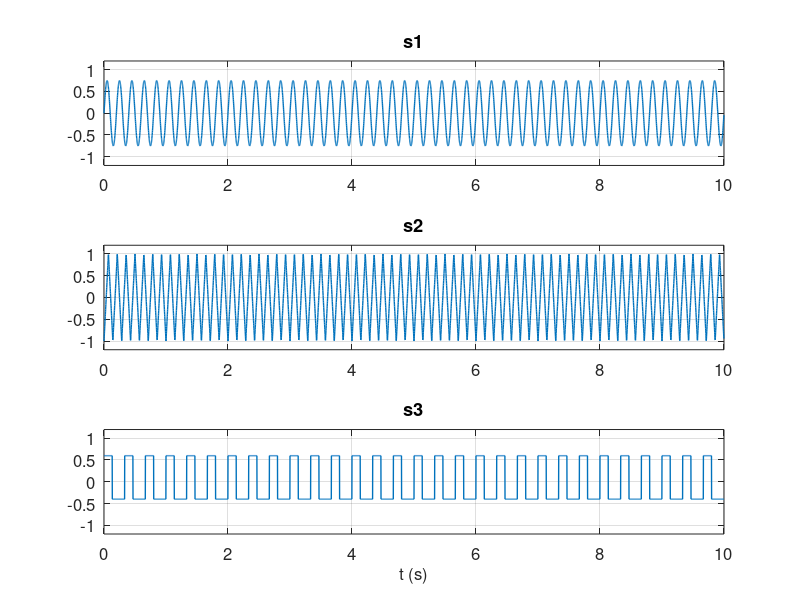
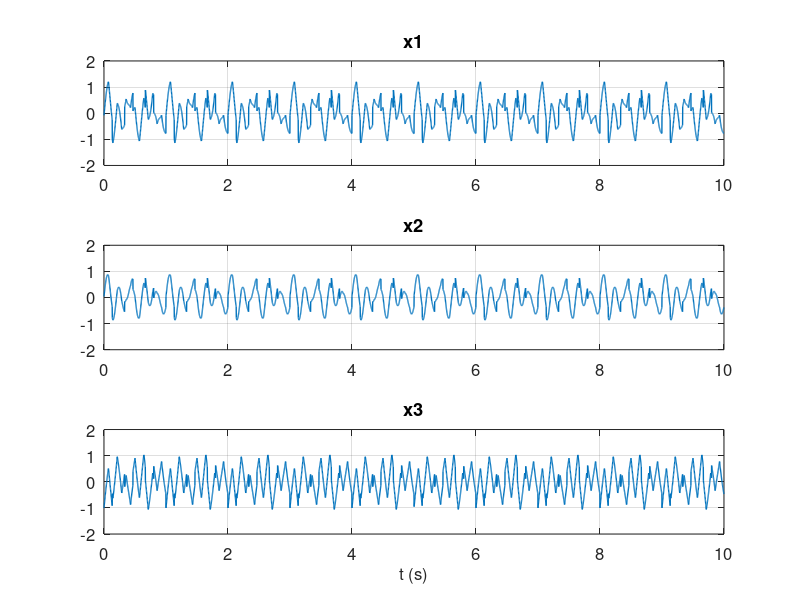
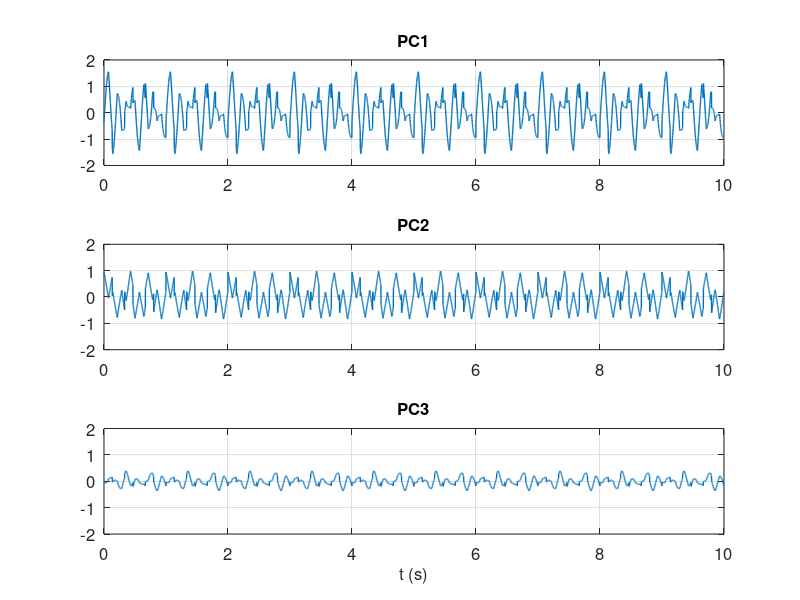
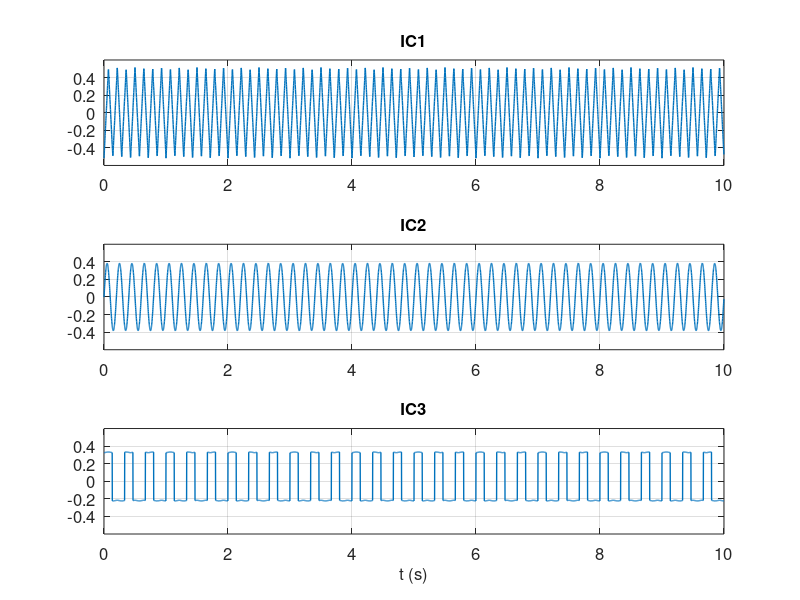

The MATLAB source for these figures, in order:
%% SOLUTION OF EXERCISE 2 - Suggestion: run one section at a time

%% Exercise 2 Point 1 - Generate and plot the independent signals S and their mixtures X (3 vars)

clear 
close all
clc

Fs=500;
t=[0:1/Fs:10-1/Fs];

amp1=0.75;  %amplitude of sine wave
f1=5;       %frequency of sine wave
s1=amp1*sin(2*pi*f1*t); %sine wave
amp2=1;     %amplitude of triangle wave
f2=7;       %frequency of triangle wave
s2=amp2*sawtooth(2*pi*f2*t,0.5); %triangle wave
amp3=0.5;   %amplitude of square wave
f3=3;       %frequency of sqaure wave
s3=amp3*square(2*pi*f3*t,40); %square wave

S=[s1;s2;s3];  %the three independent signals; S is a n=3 x m=5000 matrix
S=S-mean(S,2); %centering 

A=[0.5 0.5 0.7      %the mixing matrix
   0.7 0.2 0.4
   0.2 0.7 -0.5];

X=A*S;      %the artificial data X generated by mixing s1,s2,s3 via matrix A 
            %Being S centered, also X is centered (zero-mean)

% plot  the three independent signals s1,s2,s3
figure
for i=1:3
    subplot(3,1,i)
    plot(t,S(i,:),'linewidth',1)
    grid
    ylim([-1.2 1.2])
    title(['s',num2str(i)])
    set(gca,'fontsize',12)
end
xlabel('t (s)','fontsize',12)

% plot  the data X (r=n=3 signals)
[n,m]=size(X);

figure
for i=1:n
    subplot(n,1,i)
    plot(t,X(i,:),'linewidth',1)
    grid
    ylim([-2 2])
    title(['x',num2str(i)])
    set(gca,'fontsize',12)
end
xlabel('t (s)','fontsize',12)

%% Exercise 2  Points 2 and 3 - Principal Component Analysis 

Cx=cov(X');     % covariance matrix of X
[V,D]=eig(Cx); % produces a diagonal matrix D of the eigenvalues of Cx and 
               % a full matrix V whose columns are the corresponding
               % eigenvectors. Note: the eigenvalues along the diagonal in D are in increasing order 
L=flipud(fliplr(D)); % In this way, L is a diagonal matrix containing
                     % the eigenvalues along the diagonal in decreasing order
F=fliplr(V);         % F contains the eigenvectors (in columns) associated to the eigenvalues in L

Y=F'*X;  % Y contains the three principal components of X(each row is a principal component)

% or you can replace the previous three instructions with
% F=V';
% Y=F'*X;
% Y=flipud(Y); % Y are ordered so that var(Y(1,:))>var(Y(2,:))>var(Y(3,:)) 

[n,m]=size(Y);

figure
for i=1:n
    subplot(n,1,i)
    plot(t,Y(i,:),'linewidth',1);
    set(gca,'fontsize',12)
    grid
    title(['PC',num2str(i)],'fontsize',12)
    ylim([-2 2])
end
xlabel('t (s)','fontsize',12)

% The PCs are very different from the original independent
% components S (each PC is still a linear combination of the three original components s1, s2, s3):
% the PCs are uncorrelated but not independent.
%% Exercise 2  Points 4 and 5- Obtain the demixing matrix of X using EEGLAB and compute the independent components

% First, save the datased X in a .mat file
% comment the save istruction after the first use

% save dataX_ex2.mat X 

% Before executing the steps below, it is necessary to use EEGLAB to
% estimate the demixing matrix of X. Import in EEGLAB the data cointained in dataX_ex2.mat.  
% Then apply the ICA by using the options
% 'extended',1,'bias','off','rndreset','no' 
% Finally, following the instructions in Laboratory_Exercise2.pdf, export the computed demixing matrix
% in a .txt file using  'File>Export>Weight matrix to text file'.
% Here, the demixing matrix obtained by EEGLAB was saved in
% matrixW_X_ex.2.txt 

load matrixW_X_ex2.txt

W=matrixW_X_ex2; %demixing matrix of X (is a 3 x 3 matrix)
IC=W*X;  % IC has size n x m (n=3); it contains the estimated independent components (each row is an IC).
% Note that here, to reconstruct the ICs, the demixing matrix must be
% applied to X, since the Independent Component Analysis in EEGLAB was applied to X

[n,m]=size(IC);
figure
for i=1:n
    subplot(n,1,i)
    plot(t,IC(i,:),'linewidth',1);
    set(gca,'fontsize',12)
    grid
    title(['IC',num2str(i)],'fontsize',12)
    ylim([-0.6 0.6])    
end
xlabel('t (s)','fontsize',12)

%% Exercise 2 Point 6 to 8 - Generate and plot the mixtures X (5 vars), compute and plot the PCs

A=[0.5 0.5 0.7      %the mixing matrix
   0.7 0.2 0.4
   0.2 0.7 -0.5
  -0.6 0.3 0.2
   0.1 -0.5 0.4];

X=A*S;      %the artificial data X generated by mixing  s1,s2,s3 via matrix A 
            %Being S centered, also X is centered (zero-mean)

% plot the data X (n=5 signals)
[n,m]=size(X);

figure
for i=1:n
    subplot(n,1,i)
    plot(t,X(i,:),'linewidth',1)
    grid
    ylim([-2 2])
    title(['x',num2str(i)])
    set(gca,'fontsize',12)
end
xlabel('t (s)','fontsize',12)

%%% Principal Component Analysis %%%
Cx=cov(X');     % covariance matrix of X
[V,D]=eig(Cx); % produces a diagonal matrix D of the eigenvalues of Cx and 
               % a full matrix V whose columns are the corresponding
               % eigenvectors. Note: the eigenvalues in D are in increasing order 
L=flipud(fliplr(D)); % In this way, L is a diagonal matrix containing
                     % the eigenvalues in decreasing order
F=fliplr(V);         % F contains the eigenvectors (in columns) associated to the eigenvalues in L

Y=F'*X;  % Y contains the five principal components (each row is a principal component)

% or you can replace the previous three instructions with
% F=V';
% Y=F'*X;
% Y=flipud(Y); % Y are ordered so that var(Y(1,:))>var(Y(2,:))>...>var(Y(5,:)) 

[n,m]=size(Y);
figure
for i=1:n
    subplot(n,1,i)
    plot(t,Y(i,:),'linewidth',1);
    set(gca,'fontsize',12)
    grid
    title(['PC',num2str(i)],'fontsize',12)
    ylim([-2 2])
end
xlabel('t (s)','fontsize',12)

% PCA is able to recognize that three PCs explain all the original dataset X.
% However, the first three PCs are still very different from the original independent
% components s1, s2, s3 (each PC is still a linear combination of the original s1, s2, s3 ):
% the PCs are uncorrelated but not independent. 

%% Exercise 2  Points 9 and 10- Obtain the demixing matrix of the first three PCs Y(1:3,:) using EEGLAB and compute the independent components

% First, save the first three PCs in a .mat file
% comment the save istruction after the first use
Y3=Y(1:3,:);
%save PC3_ex2.mat Y3  
% 
% Before executing the steps below, it is necessary to use EEGLAB to
% estimate the demixing matrix of Y3. Import in EEGLAB the data cointained in PC3_ex2.mat.  
% Then apply the ICA by using the options
% 'extended',1,'bias','off','rndreset','no'
% Finally, following the instructions in Laboratory_Exercise2.pdf, export the computed demixing matrix
% in a .txt file using  'File>Export>Weight matrix to text file'.
% Here, the demixing matrix obtained by EEGLAB was saved in
% matrixW_PC3_ex.2.txt 

load matrixW_PC3_ex2.txt

W=matrixW_PC3_ex2; %demixing matrix of Y3 (W is a 3 x 3 matrix)
IC=W*Y3;  % IC has size n x m (n=3); it contains the estimated independent components (each row is an IC).
% Note that here, to reconstruct the ICs, the demixing matrix must be
% applied to the three PCs (Y3), since the Independent Component Analysis in EEGLAB was applied to Y3

figure
for i=1:3
    subplot(3,1,i)
    plot(t,IC(i,:),'linewidth',1);
    set(gca,'fontsize',12)
    grid
    title(['IC',num2str(i)],'fontsize',12)
    ylim([-0.7 0.7])    
end
xlabel('t (s)','fontsize',12)

%% Exercise 2  Note - EEGLAB can perform internally PCA before ICA. The 5 vars X are imported in EEGLAB and PCA before ICA is applied

% First, save the datased X in a .mat file
% comment the save istruction after the first use

%save dataX5_ex2.mat X 

% Before executing the steps below, it is necessary to use EEGLAB to
% estimate the demixing matrix of X. Import in EEGLAB the data cointained in dataX5_ex2.mat.  
% Then apply the ICA by using the options
% 'extended',1,'bias','off','rndreset','no','PCA',3 
% The last option ('PCA',3) serves to compute a number of ICs (=3) smaller than the number
% of variables X (=5). This means that internally the EEGLAB algorithm 
% first applies a PCA to X, maintaining only the first three PCs, then
% applies the ICA to the three PCs. 
% Finally, export the computed demixing matrix
% in a .txt file using  'File>Export>Weight matrix to text file'.
% Here, the demixing matrix obtained by EEGLAB was saved in
% matrixW_X5_ex.2.txt 

load matrixW_X5_ex2.txt

W=matrixW_X5_ex2; %demixing matrix of X (is a 3 x 5 matrix)
IC=W*X;  % IC has size n x m (n=3); it contains the estimated independent components (each row is an IC).
% Note that here, to reconstruct the ICs, the demixing matrix must be
% applied to X, since the Independent Component Analysis in EEGLAB was applied to X

[n,m]=size(IC);
figure
for i=1:n
    subplot(n,1,i)
    plot(t,IC(i,:),'linewidth',1);
    set(gca,'fontsize',12)
    grid
    title(['IC',num2str(i)],'fontsize',12)
    ylim([-0.5 0.5])    
end
xlabel('t (s)','fontsize',12)




